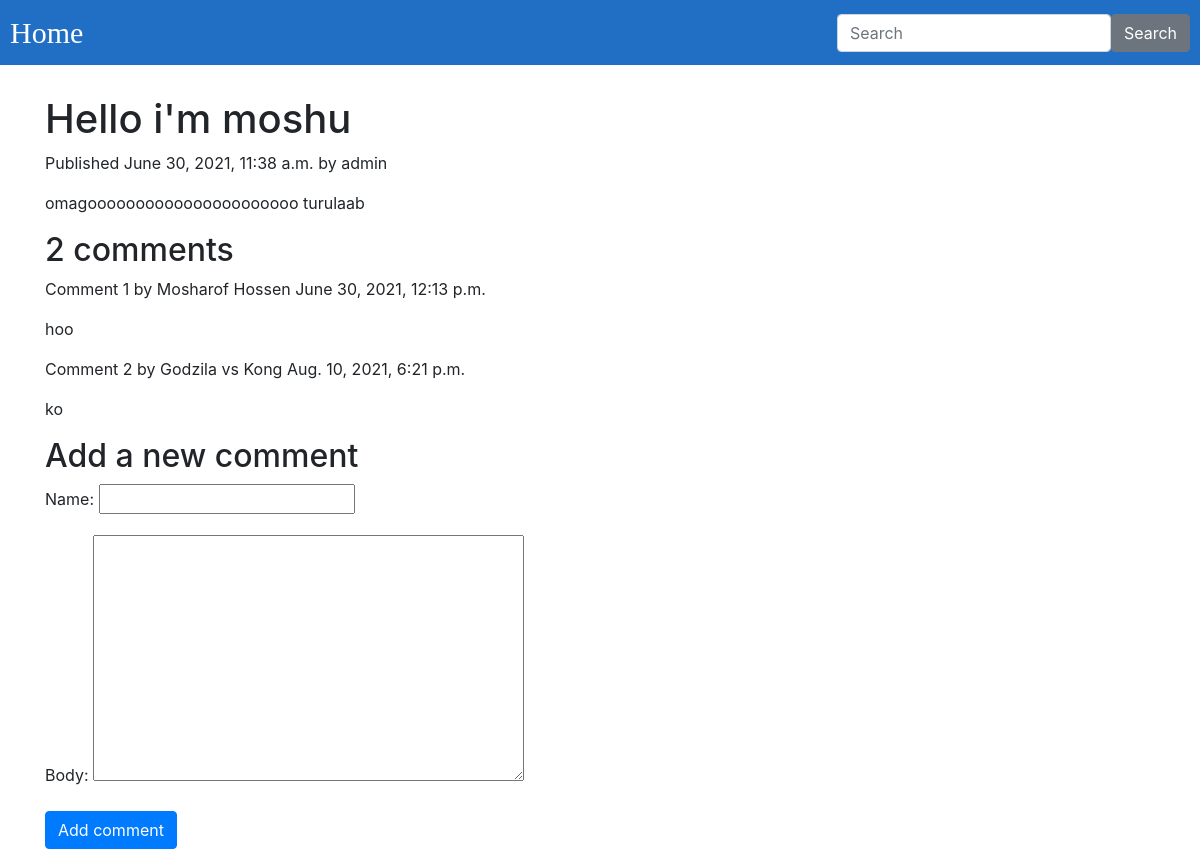
The app's page /2021/6/30/hello-im-moshu/ with its own data.
### blog/models.py (models this page shows, shortened)
class Post(models.Model):
    STATUS_CHOICES = (('draft','Draft'),('published','Published'))
    title = models.CharField(max_length=250)
    slug = models.SlugField(max_length=250, unique_for_date='publish')
    author = models.ForeignKey(User, on_delete=models.CASCADE,related_name='blog_posts')
    image = models.ImageField(upload_to='images/%y/%m/%d/',default=False)
    secondary_image= models.ImageField(upload_to='secondary/images/%y/%m/%d/',default=False)
    body = models.TextField()
    publish = models.DateTimeField(default=timezone.now)
    created = models.DateTimeField(auto_now_add=True)
    updated = models.DateField(auto_now=True)
    status = models.CharField(max_length=10,choices=STATUS_CHOICES,default='draft')
    class Meta:
        ordering = ('-publish',)
    objects = models.Manager()
    published = PublishedManager()

class Comment(models.Model):
    post = models.ForeignKey(Post,on_delete=models.CASCADE,related_name='comments')
    name = models.CharField(max_length=50)
    email = models.EmailField(max_length=254)
    body = models.TextField()
    created = models.DateTimeField(auto_now_add=True)
    updated = models.DateTimeField(auto_now=True)
    active = models.BooleanField(default=True)
    class Meta:
        ordering = ('created',)

### blog/views.py (the view)
# urls.py: path('<int:year>/<int:month>/<int:day>/<slug:post>/',views.post_detail,name='post_detail'),
def post_detail(request,year, month , day , post):
    post = get_object_or_404(Post,slug=post,status='published',publish__year=year,publish__month=month,publish__day=day)
    comments = post.comments.filter(active=True)
    new_comment = None
    if request.method == 'POST':
        comment_form = CommentForm(data=request.POST)
        if comment_form.is_valid():
            new_comment = comment_form.save(commit=False)
            new_comment.post = post
            new_comment.save()
    else:
        comment_form = CommentForm()
    return render (request,'blog/post/detail.html',{'post':post,'comments':comments,'new_comment':new_comment,'comment_form':comment_form})

### blog/forms.py
class CommentForm(forms.ModelForm):
    class Meta:
        model = Comment
        fields = ('name','body')

### blog/templates/blog/post/detail.html (shortened to what this page needs)
{% extends "blog/base.html" %}
{% block content %}
  <h1>{{ post.title }}</h1>
  <p class="date">Published {{ post.publish }} by {{ post.author }}</p>
  {{ post.body|linebreaks }}
  {% with comments.count as total_comments %}
    <h2>{{ total_comments }} comment{{ total_comments|pluralize }} </h2>
  {% endwith %}
  {% for comment in comments %}
    <div class="comment">
      <p class="info">
        Comment {{ forloop.counter }} by {{ comment.name }} {{ comment.created }}
      </p>
      {{ comment.body|linebreaks }}
    </div>
    {% empty %}
    <p>There are no comments yet.</p>
  {% endfor %}
  {% if new_comment %}
    <h2>Your comment has been added. </h2>
    {% else %}
    <h2>Add a new comment</h2>
    <form method="POST">
      {{ comment_form.as_p }}
      <p><input class="btn btn-primary" type="submit" value="Add comment" name="" id=""></p>
    </form>
  {% endif %}
{% endblock content %}

### records on screen
Post: title "Hello i'm moshu", publish "June 30, 2021, 11:38 a.m.", author "admin", body "omagoooooooooooooooooooooo turulaab"
Comment: name "Mosharof Hossen", created "June 30, 2021, 12:13 p.m.", body "hoo"
Comment: name "Godzila vs Kong", created "Aug. 10, 2021, 6:21 p.m.", body "ko"

### other values on screen
{{ total_comments }} "2"
